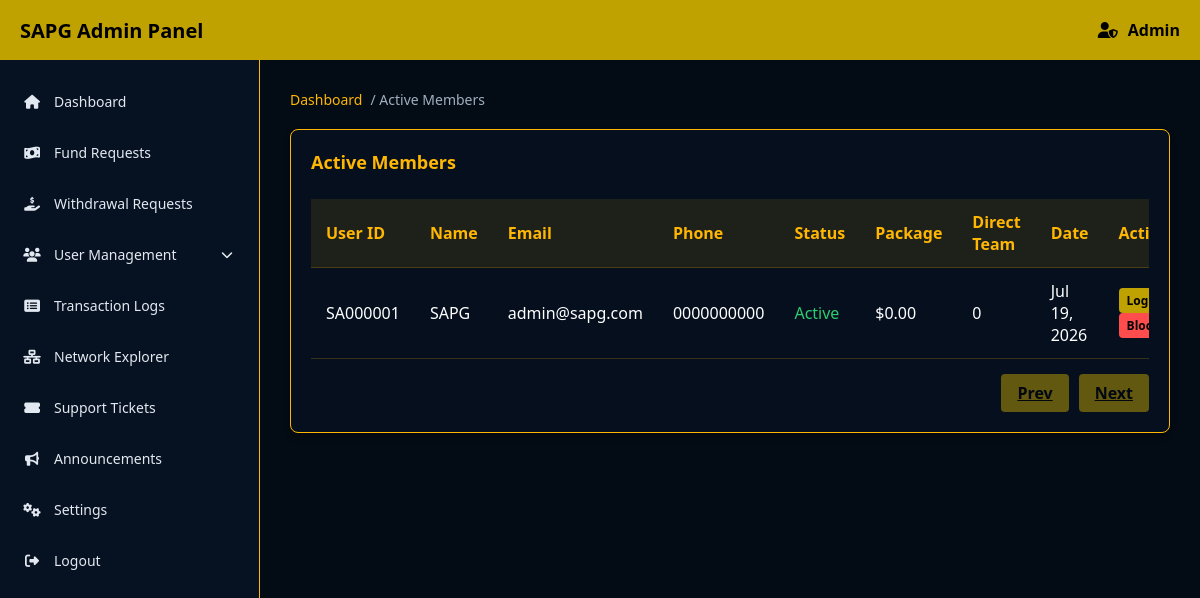
/AdminPanel/activeMembers.php (signed in), run on the app's committed database.
### tables this page shows
CREATE TABLE `users` (
    `id` INT AUTO_INCREMENT PRIMARY KEY,
    `user_id` VARCHAR(8) NOT NULL UNIQUE COMMENT 'Alphanumeric ID: SA followed by 6 digits',
    `sponsor_id` VARCHAR(8) DEFAULT NULL COMMENT 'References parent user_id in sponsor tree',
    `name` VARCHAR(100) NOT NULL,
    `email` VARCHAR(255) NOT NULL,
    `phone` VARCHAR(20) NOT NULL,
    `password` VARCHAR(255) NOT NULL COMMENT 'Bcrypt hashed',
    `status` ENUM('Active', 'Inactive', 'Blocked') DEFAULT 'Inactive' COMMENT 'Inactive = registered but no package',
    `created_at` TIMESTAMP DEFAULT CURRENT_TIMESTAMP,
    `updated_at` TIMESTAMP DEFAULT CURRENT_TIMESTAMP ON UPDATE CURRENT_TIMESTAMP,
    INDEX `idx_sponsor` (`sponsor_id`),
    INDEX `idx_status` (`status`),
    INDEX `idx_email` (`email`)
);

CREATE TABLE `user_financial_summary` (
    `user_id` VARCHAR(8) PRIMARY KEY,
     
    `my_package` DECIMAL(10,2) DEFAULT 0.00 COMMENT 'Highest active package amount',
    `direct_team_count` INT DEFAULT 0 COMMENT 'Number of direct referrals',
    `total_active_team_count` INT DEFAULT 0 COMMENT 'All downlines with at least $11 package',
    `total_inactive_team_count` INT DEFAULT 0 COMMENT 'All downlines with no package',
    `strong_leg_count` INT DEFAULT 0 COMMENT 'Size of largest single leg',
    `other_legs_count` INT DEFAULT 0 COMMENT 'Sum of all other legs',
     
    `main_deposit_balance` DECIMAL(15,4) DEFAULT 0.0000,
     
    `earnings_11_wallet` DECIMAL(15,4) DEFAULT 0.0000,
    `earnings_30_wallet` DECIMAL(15,4) DEFAULT 0.0000,
    `earnings_60_wallet` DECIMAL(15,4) DEFAULT 0.0000,
    `earnings_120_wallet` DECIMAL(15,4) DEFAULT 0.0000,
    `earnings_240_wallet` DECIMAL(15,4) DEFAULT 0.0000,
    `earnings_480_wallet` DECIMAL(15,4) DEFAULT 0.0000,
     
    `booster_10_wallet` DECIMAL(15,4) DEFAULT 0.0000,
    `booster_20_wallet` DECIMAL(15,4) DEFAULT 0.0000,
    `booster_40_wallet` DECIMAL(15,4) DEFAULT 0.0000,
    `booster_80_wallet` DECIMAL(15,4) DEFAULT 0.0000,
    `booster_160_wallet` DECIMAL(15,4) DEFAULT 0.0000,
    `booster_320_wallet` DECIMAL(15,4) DEFAULT 0.0000,
     
    `total_direct_referral_income` DECIMAL(15,4) DEFAULT 0.0000,
    `total_team_level_income` DECIMAL(15,4) DEFAULT 0.0000,
    `total_global_autopool_income` DECIMAL(15,4) DEFAULT 0.0000,
    `total_booster_income` DECIMAL(15,4) DEFAULT 0.0000,
    `total_reward_income` DECIMAL(15,4) DEFAULT 0.0000,
    `total_withdrawal_amount` DECIMAL(15,4) DEFAULT 0.0000,
    `net_income` DECIMAL(15,4) DEFAULT 0.0000 COMMENT 'Total earned minus total withdrawn',
    `updated_at` TIMESTAMP DEFAULT CURRENT_TIMESTAMP ON UPDATE CURRENT_TIMESTAMP,
    FOREIGN KEY (`user_id`) REFERENCES `users`(`user_id`) ON DELETE CASCADE
);

### AdminPanel/activeMembers.php (the view, shortened to what this page needs)
<?php
require_once '../libs/db.php';
$page = isset($_GET['page']) ? (int)$_GET['page'] : 1;
$limit = 20;
$offset = ($page - 1) * $limit;
$stmt = $pdo->query("SELECT COUNT(*) FROM users WHERE status = 'Active'");
$total_rows = $stmt->fetchColumn();
$total_pages = ceil($total_rows / $limit);
$stmt = $pdo->prepare("SELECT u.*, f.my_package, f.direct_team_count FROM users u LEFT JOIN user_financial_summary f ON u.user_id = f.user_id WHERE u.status = 'Active' ORDER BY u.created_at DESC LIMIT ? OFFSET ?");
$stmt->execute([$limit, $offset]);
$members = $stmt->fetchAll(PDO::FETCH_ASSOC);
require_once 'includes/header.php';
?>
<div class="breadcrumb">
    <a href="index.php">Dashboard</a> / Active Members
</div>
<div class="card">
    <h3 class="card-title">Active Members</h3>
    <div class="table-responsive">
        <table>
            <thead>
                <tr>
                    <th>User ID</th>
                    <th>Name</th>
                    <th>Email</th>
                    <th>Phone</th>
                    <th>Status</th>
                    <th>Package</th>
                    <th>Direct Team</th>
                    <th>Date</th>
                    <th>Actions</th>
                </tr>
            </thead>
            <tbody>
                <?php if (empty($members)): ?>
                <tr>
                    <td colspan="9" style="text-align: center;">No data found</td>
                </tr>
                <?php else: ?>
                    <?php foreach ($members as $m): ?>
                    <tr>
                        <td><?php echo htmlspecialchars($m['user_id']); ?></td>
                        <td><?php echo htmlspecialchars($m['name']); ?></td>
                        <td><?php echo htmlspecialchars($m['email']); ?></td>
                        <td><?php echo htmlspecialchars($m['phone']); ?></td>
                        <td>
                            <?php
                            $status_lower = strtolower($m['status']);
                            $color = $status_lower === 'active' ? '#2ecc71' : ($status_lower === 'blocked' ? '#ff4d4d' : 'orange');
                            echo "<span style='color: {$color}'>" . ucfirst($m['status']) . "</span>";
                            ?>
                        </td>
                        <td>$<?php echo number_format($m['my_package'] ?? 0, 2); ?></td>
                        <td><?php echo number_format($m['direct_team_count'] ?? 0); ?></td>
                        <td><?php echo date('M d, Y', strtotime($m['created_at'])); ?></td>
                        <td>
                            <button class="btn btn-gold" style="padding: 4px 8px; font-size: 12px;" onclick="impersonate('<?php echo $m['user_id']; ?>')">Login</button>
                            <?php if ($status_lower !== 'blocked'): ?>
                                <button class="btn btn-gold" style="padding: 4px 8px; font-size: 12px; background: #ff4d4d;" onclick="blockUser('<?php echo $m['user_id']; ?>')">Block</button>
                            <?php else: ?>
                                <button class="btn btn-gold" style="padding: 4px 8px; font-size: 12px; background: #2ecc71;" onclick="unblockUser('<?php echo $m['user_id']; ?>')">Unblock</button>
                            <?php endif; ?>
                        </td>
                    </tr>
                    <?php endforeach; ?>
                <?php endif; ?>
            </tbody>
        </table>
    </div>
    <div class="pagination" style="margin-top:15px; display:flex; gap:10px; justify-content:flex-end;">
        <a href="?page=<?php echo max(1, $page - 1); ?>" class="btn btn-gold" <?php if($page <= 1) echo 'style="pointer-events: none; opacity: 0.5;"'; ?>>Prev</a>
        <a href="?page=<?php echo min($total_pages, $page + 1); ?>" class="btn btn-gold" <?php if($page >= $total_pages) echo 'style="pointer-events: none; opacity: 0.5;"'; ?>>Next</a>
    </div>
</div>
<?php require_once 'includes/footer.php'; ?>

### AdminPanel/includes/header.php (style rules this page uses)
* { margin: 0; padding: 0; box-sizing: border-box; font-family: 'Segoe UI', Tahoma, Geneva, Verdana, sans-serif; }
body { background-color: #030b14; color: #fff; display: flex; flex-direction: column; height: 100vh; overflow: hidden; }
.card { background: rgba(6, 17, 33, 0.8); border: 1px solid #ffb703; border-radius: 8px; padding: 20px; margin-bottom: 20px; box-shadow: 0 4px 6px rgba(0,0,0,0.3); }
.card-title { color: #ffb703; margin-bottom: 15px; font-size: 18px; }
.table-responsive { overflow-x: auto; }
table { width: 100%; border-collapse: collapse; margin-top: 10px; }
th, td { padding: 12px 15px; text-align: left; border-bottom: 1px solid rgba(255, 183, 3, 0.2); }
th { background: rgba(255, 183, 3, 0.1); color: #ffb703; font-weight: bold; }
.btn { padding: 8px 16px; border: none; border-radius: 4px; cursor: pointer; font-weight: bold; color: #000; }
.btn-gold { background: #bfa100; }
.breadcrumb { display: flex; gap: 8px; margin-bottom: 20px; color: #a0aec0; font-size: 14px; }
.breadcrumb a { color: #ffb703; text-decoration: none; }

### data on the page
users: user "SA000001", name "SAPG", email "admin@sapg.com", phone "0000000000", status "Active", user.my_package "0.00", user.direct_team_count "0", created_at "Jul 19, 2026"
